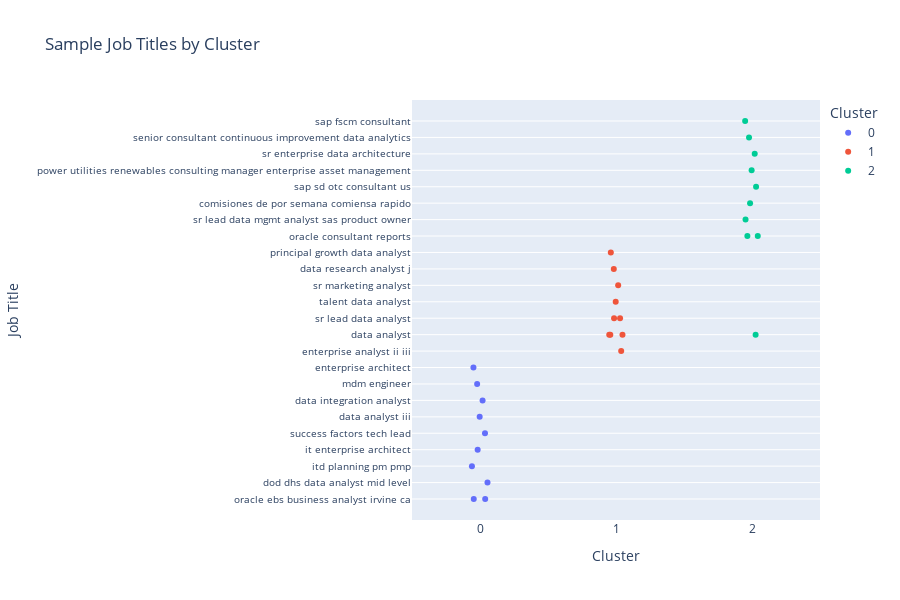

Notebook code for this chart:
### Code cell
import plotly.express as px
import pandas as pd

# Sample 10 titles per cluster
title_samples = df.groupby('cluster')['TITLE_CLEAN'].apply(lambda x: x.dropna().head(10)).reset_index()

# Plotly strip plot (aka dot plot)
fig = px.strip(
    title_samples,
    x='cluster',
    y='TITLE_CLEAN',
    stripmode='overlay',
    orientation='v',
    title="Sample Job Titles by Cluster",
    labels={"TITLE_CLEAN": "Job Title", "cluster": "Cluster"},
    color='cluster'
)

fig.update_traces(jitter=0.3, marker=dict(size=8, opacity=0.7), selector=dict(type='scatter'))
fig.update_layout(height=600, width=900, yaxis_tickfont_size=10)
fig.show()

### Figure 1 — Plotly figure (JSON) as saved in the notebook; plotly's stock layout.template omitted (floating-point values rounded to 4 significant figures)
{"data": [{"alignmentgroup": "True", "boxpoints": "all", "fillcolor": "rgba(255,255,255,0)", "hoveron": "points", "hovertemplate": "Cluster=%{x}<br>Job Title=%{y}<extra></extra>", "legendgroup": "0", "line": {"color": "rgba(255,255,255,0)"}, "marker": {"color": "#636efa"}, "name": "0", "offsetgroup": "0", "orientation": "v", "pointpos": 0, "showlegend": true, "type": "box", "x": [0, 0, 0, 0, 0, 0, 0, 0, 0, 0], "x0": " ", "xaxis": "x", "y": ["oracle ebs business analyst irvine ca", "oracle ebs business analyst irvine ca", "dod dhs data analyst mid level", "itd planning pm pmp", "it enterprise architect", "success factors tech lead", "data analyst iii", "data integration analyst", "mdm engineer", "enterprise architect"], "y0": " ", "yaxis": "y"}, {"alignmentgroup": "True", "boxpoints": "all", "fillcolor": "rgba(255,255,255,0)", "hoveron": "points", "hovertemplate": "Cluster=%{x}<br>Job Title=%{y}<extra></extra>", "legendgroup": "1", "line": {"color": "rgba(255,255,255,0)"}, "marker": {"color": "#EF553B"}, "name": "1", "offsetgroup": "1", "orientation": "v", "pointpos": 0, "showlegend": true, "type": "box", "x": [1, 1, 1, 1, 1, 1, 1, 1, 1, 1], "x0": " ", "xaxis": "x", "y": ["enterprise analyst ii iii", "data analyst", "sr lead data analyst", "talent data analyst", "data analyst", "sr marketing analyst", "data analyst", "data research analyst j", "principal growth data analyst", "sr lead data analyst"], "y0": " ", "yaxis": "y"}, {"alignmentgroup": "True", "boxpoints": "all", "fillcolor": "rgba(255,255,255,0)", "hoveron": "points", "hovertemplate": "Cluster=%{x}<br>Job Title=%{y}<extra></extra>", "legendgroup": "2", "line": {"color": "rgba(255,255,255,0)"}, "marker": {"color": "#00cc96"}, "name": "2", "offsetgroup": "2", "orientation": "v", "pointpos": 0, "showlegend": true, "type": "box", "x": [2, 2, 2, 2, 2, 2, 2, 2, 2, 2], "x0": " ", "xaxis": "x", "y": ["oracle consultant reports", "sr lead data mgmt analyst sas product owner", "comisiones de por semana comiensa rapido", "sap sd otc consultant us", "data analyst", "power utilities renewables consulting manager enterprise asset management", "sr enterprise data architecture", "senior consultant continuous improvement data analytics", "sap fscm consultant", "oracle consultant reports"], "y0": " ", "yaxis": "y"}], "layout": {"boxmode": "overlay", "height": 600, "legend": {"title": {"text": "Cluster"}, "tracegroupgap": 0}, "title": {"text": "Sample Job Titles by Cluster"}, "width": 900, "xaxis": {"anchor": "y", "categoryarray": [0, 1, 2], "categoryorder": "array", "domain": [0, 1], "title": {"text": "Cluster"}}, "yaxis": {"anchor": "x", "domain": [0, 1], "tickfont": {"size": 10}, "title": {"text": "Job Title"}}}}
